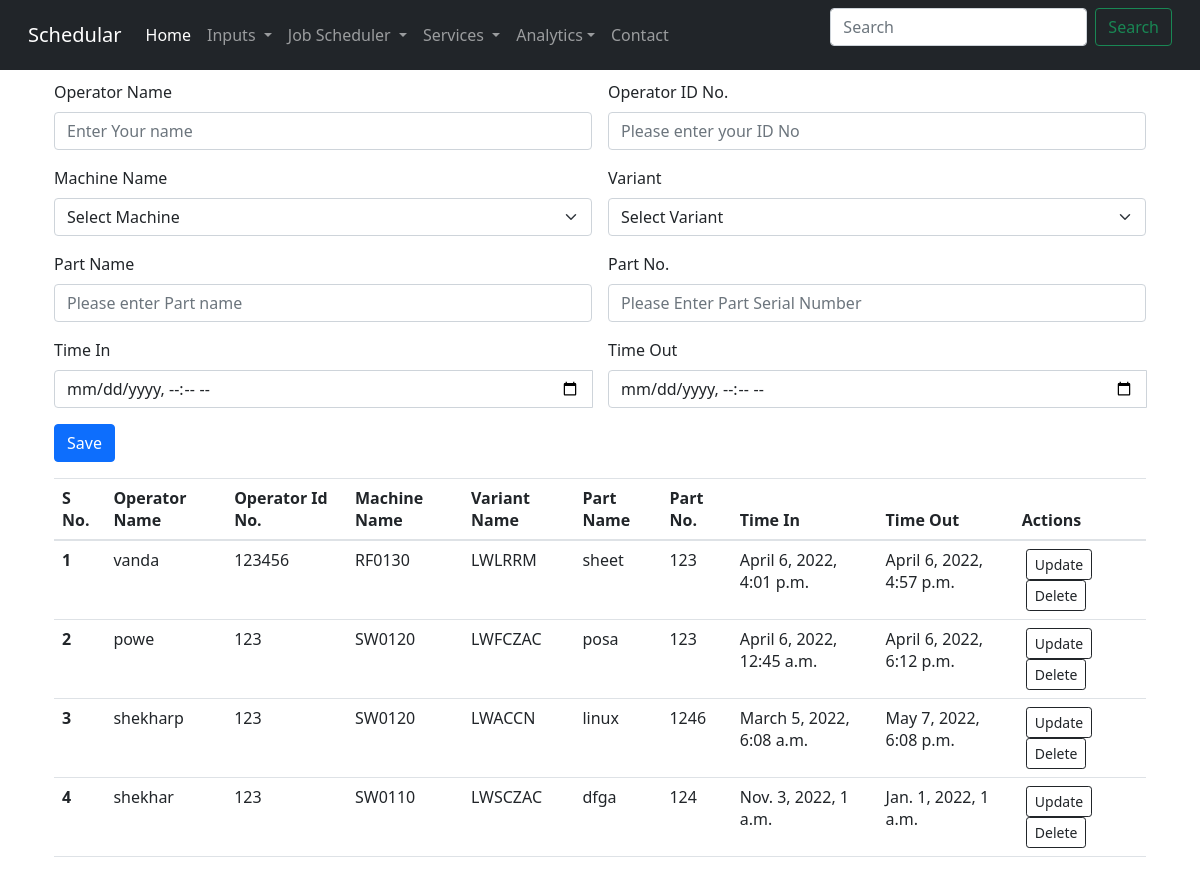
The app's page /hmi with its own data.
### HMI/models.py (models this page shows)
class Detail(models.Model):
    operatorname=models.CharField(max_length=122)
    identity=models.CharField(max_length=122)
    machine=models.CharField(max_length=122)
    variant=models.CharField(max_length=122)
    partname=models.CharField(max_length=122)
    partno=models.CharField(max_length=122)
    timein=models.DateTimeField(null=True)
    timeout=models.DateTimeField(null=True)
    date=models.DateField()

### HMI/views.py (the view, shortened to what this page needs)
# urls.py: path('',views.hmi,name='HMI'),
@csrf_protect
def hmi(request):
    hmiAllDatas = Detail.objects.all()
    return render(request,"hmi/hmi.html",{'hmiAllData':hmiAllDatas})

### templates/hmi/hmi.html (shortened to what this page needs)
{% extends 'base.html' %}
{% block body %}
    <div class="container px-4 pt-4">
        <h1 class="text-center">HMI ID No.-00001</h1>
        <form class="row g-3" method="post" action="/hmi">
            <div class="col-6">
                <label for="operatorname" class="form-label">Operator Name</label>
                <input type="text" class="form-control" id="operatorname" placeholder="Enter Your name" name="operatorname">
            </div>
            <div class="col-6">
                <label for="identity" class="form-label">Operator ID No.</label>
                <input type="text" class="form-control" id="identity" placeholder="Please enter your ID No" name="identity">
            </div>
            <div class="col-6">
                <label for="machine" class="form-label">Machine Name</label>
                <select class="form-select" aria-label="Default select example" name="machine">
                    <option selected>Select Machine</option>
                </select>
            </div>
            <div class="col-6">
                <label for="variant" class="form-label">Variant</label>
                <select class="form-select" aria-label="Default select example" name="variant">
                    <option selected>Select Variant</option>
                </select>
            </div>
            <div class="col-6">
                <label for="partname" class="form-label">Part Name</label>
                <input type="text" class="form-control" id="partname" placeholder="Please enter Part name" name="partname">
            </div>
            <div class="col-6">
                <label for="partno" class="form-label">Part No.</label>
                <input type="text" class="form-control" id="partno" placeholder="Please Enter Part Serial Number" name="partno">
            </div>
            <div class="col-md-6">
                <label for="timein" class="form-label">Time In</label>
                <div class='input-group date' id='timein'>
                    <input type='datetime-local' class="form-control" name="timein" />
                </div>
            </div>
            <div class="col-md-6">
                <label for="timeout" class="form-label">Time Out</label>
                <div class='input-group date' id='timeout'>
                    <input type='datetime-local' class="form-control" name="timeout" />
                </div>
            </div>
            <div class=" container col-12">
            <button type="submit" class="btn btn-primary">Save</button>
            </div>
        </form>
    <div>
    <table class="table">
        <thead>
            <tr>
                <th scope="col">S No.</th>
                <th scope="col">Operator Name</th>
                <th scope="col">Operator Id No.</th>
                <th scope="col">Machine Name</th>
                <th scope="col">Variant Name</th>
                <th scope="col">Part Name</th>
                <th scope="col">Part No.</th>
                <th scope="col">Time In</th>
                <th scope="col">Time Out</th>
                <th scope="col">Actions</th>
            </tr>
        </thead>
        <tbody>
            {% if hmiAllData|length > 0 %}
                {% for Data in hmiAllData %}
                    <tr>
                        <th scope="row">{{forloop.counter}}</th>
                        <td>{{Data.operatorname}}</td>
                        <td>{{Data.identity}}</td>
                        <td>{{Data.machine}}</td>
                        <td>{{Data.variant}}</td>
                        <td>{{Data.partname}}</td>
                        <td>{{Data.partno}}</td>
                        <td>{{Data.timein}}</td>
                        <td>{{Data.timeout}}</td>
                        <td>
                            <a href="/invUpdate/{{forloop.counter}}" type="button" class="btn btn-outline-dark btn-sm mx-1">Update</button>
                            <a href="/delete/{{inhouseInv.sno}}" type="button" class="btn btn-outline-dark btn-sm mx-1">Delete</button>
                        </td>
                    </tr>
                {% endfor %}
            {% endif %}
        </tbody>
    </table>
{% endblock body %}

### records on screen
Detail: operatorname "vanda", identity "123456", machine "RF0130", variant "LWLRRM", partname "sheet", partno "123", timein "April 6, 2022, 4:01 p.m.", timeout "April 6, 2022, 4:57 p.m."
Detail: operatorname "powe", identity "123", machine "SW0120", variant "LWFCZAC", partname "posa", partno "123", timein "April 6, 2022, 12:45 a.m.", timeout "April 6, 2022, 6:12 p.m."
Detail: operatorname "shekharp", identity "123", machine "SW0120", variant "LWACCN", partname "linux", partno "1246", timein "March 5, 2022, 6:08 a.m.", timeout "May 7, 2022, 6:08 p.m."
Detail: operatorname "shekhar", identity "123", machine "SW0110", variant "LWSCZAC", partname "dfga", partno "124", timein "Nov. 3, 2022, 1 a.m.", timeout "Jan. 1, 2022, 1 a.m."
